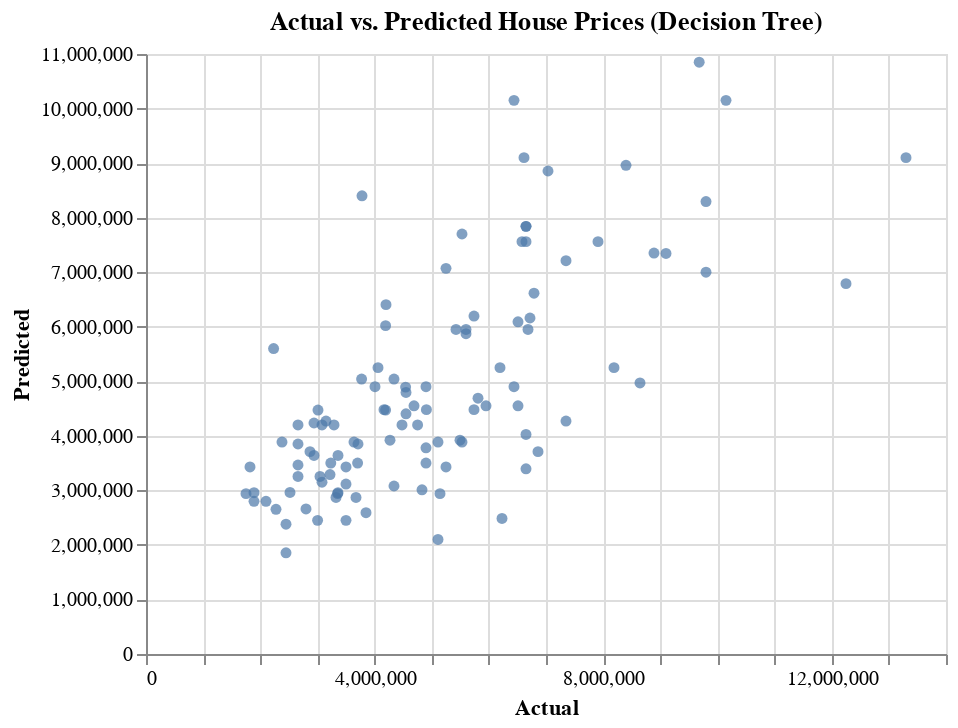

Source (notebook cell):
### Code cell
# Create the scatter plot
chart_dt = alt.Chart(df_dt).mark_circle().encode(
    x='Actual',
    y='Predicted',
    tooltip=['Actual', 'Predicted']
).properties(
    title='Actual vs. Predicted House Prices (Decision Tree)'
).interactive()

chart_dt

### Figure 1 — Vega-Lite specification as saved in the notebook (floating-point values rounded to 4 significant figures)
{"config": {"view": {"continuousWidth": 400, "continuousHeight": 300}}, "data": {"name": "data-5938350f4065be40786c7d064b7f005c"}, "mark": "circle", "encoding": {"tooltip": [{"field": "Actual", "type": "quantitative"}, {"field": "Predicted", "type": "quantitative"}], "x": {"field": "Actual", "type": "quantitative"}, "y": {"field": "Predicted", "type": "quantitative"}}, "selection": {"selector010": {"type": "interval", "bind": "scales", "encodings": ["x", "y"]}}, "title": "Actual vs. Predicted House Prices (Decision Tree)", "$schema": "https://vega.github.io/schema/vega-lite/v4.17.0.json", "datasets": {"data-5938350f4065be40786c7d064b7f005c": [{"Actual": 4060000, "Predicted": 5250000.0, "differences": -1190000.0}, {"Actual": 6650000, "Predicted": 7840000.0, "differences": -1190000.0}, {"Actual": 3710000, "Predicted": 3850000.0, "differences": -140000.0}, {"Actual": 6440000, "Predicted": 4900000.0, "differences": 1540000.0}, {"Actual": 2800000, "Predicted": 2660000.0, "differences": 140000.0}, {"Actual": 4900000, "Predicted": 3500000.0, "differences": 1400000.0}, {"Actual": 5250000, "Predicted": 7070000.0, "differences": -1820000.0}, {"Actual": 4543000, "Predicted": 4893000.0, "differences": -350000.0}, {"Actual": 2450000, "Predicted": 2380000.0, "differences": 70000.0}, {"Actual": 3353000, "Predicted": 2940000.0, "differences": 413000.0}, {"Actual": 10150000, "Predicted": 10150000.0, "differences": 0.0}, {"Actual": 2660000, "Predicted": 3255000.0, "differences": -595000.0}, {"Actual": 3360000, "Predicted": 2958000.0, "differences": 402500.0}, {"Actual": 3360000, "Predicted": 3640000.0, "differences": -280000.0}, {"Actual": 2275000, "Predicted": 2653000.0, "differences": -378000.0}, {"Actual": 2660000, "Predicted": 4200000.0, "differences": -1540000.0}, {"Actual": 2660000, "Predicted": 3850000.0, "differences": -1190000.0}, {"Actual": 7350000, "Predicted": 4270000.0, "differences": 3080000.0}, {"Actual": 2940000, "Predicted": 3640000.0, "differences": -700000.0}, {"Actual": 2870000, "Predicted": 3710000.0, "differences": -840000.0}, {"Actual": 6720000, "Predicted": 6160000.0, "differences": 560000.0}, {"Actual": 5425000, "Predicted": 5950000.0, "differences": -525000.0}, {"Actual": 1890000, "Predicted": 2958000.0, "differences": -1068000.0}, {"Actual": 5250000, "Predicted": 3430000.0, "differences": 1820000.0}, {"Actual": 4193000, "Predicted": 6020000.0, "differences": -1827000.0}, {"Actual": 12250000, "Predicted": 6790000.0, "differences": 5460000.0}, {"Actual": 3080000, "Predicted": 3150000.0, "differences": -70000.0}, {"Actual": 5110000, "Predicted": 3885000.0, "differences": 1225000.0}, {"Actual": 9800000, "Predicted": 7000000.0, "differences": 2800000.0}, {"Actual": 2520000, "Predicted": 2961000.0, "differences": -441000.0}, {"Actual": 6790000, "Predicted": 6615000.0, "differences": 175000.0}, {"Actual": 3500000, "Predicted": 2450000.0, "differences": 1050000.0}, {"Actual": 6650000, "Predicted": 7560000.0, "differences": -910000.0}, {"Actual": 2940000, "Predicted": 4235000.0, "differences": -1295000.0}, {"Actual": 3325000, "Predicted": 2870000.0, "differences": 455000.0}, {"Actual": 4200000, "Predicted": 6405000.0, "differences": -2205000.0}, {"Actual": 4900000, "Predicted": 4900000.0, "differences": 0.0}, {"Actual": 3290000, "Predicted": 4200000.0, "differences": -910000.0}, {"Actual": 3500000, "Predicted": 3115000.0, "differences": 385000.0}, {"Actual": 2380000, "Predicted": 3885000.0, "differences": -1505000.0}, {"Actual": 5495000, "Predicted": 3920000.0, "differences": 1575000.0}, {"Actual": 3675000, "Predicted": 2870000.0, "differences": 805000.0}, {"Actual": 6650000, "Predicted": 7840000.0, "differences": -1190000.0}, {"Actual": 4907000, "Predicted": 4480000.0, "differences": 427000.0}, {"Actual": 3150000, "Predicted": 4270000.0, "differences": -1120000.0}, {"Actual": 4480000, "Predicted": 4200000.0, "differences": 280000.0}, {"Actual": 6580000, "Predicted": 7560000.0, "differences": -980000.0}, {"Actual": 5740000, "Predicted": 4480000.0, "differences": 1260000.0}, {"Actual": 3003000, "Predicted": 2450000.0, "differences": 553000.0}, {"Actual": 1820000, "Predicted": 3430000.0, "differences": -1610000.0}, {"Actual": 8400000, "Predicted": 8960000.0, "differences": -560000.0}, {"Actual": 2450000, "Predicted": 1855000.0, "differences": 595000.0}, {"Actual": 4270000, "Predicted": 3920000.0, "differences": 350000.0}, {"Actual": 4007500, "Predicted": 4900000.0, "differences": -892500.0}, {"Actual": 3234000, "Predicted": 3500000.0, "differences": -266000.0}, {"Actual": 1750000, "Predicted": 2940000.0, "differences": -1190000.0}, {"Actual": 9800000, "Predicted": 8295000.0, "differences": 1505000.0}, {"Actual": 2100000, "Predicted": 2800000.0, "differences": -700000.0}, {"Actual": 4340000, "Predicted": 5040000.0, "differences": -700000.0}, {"Actual": 3045000, "Predicted": 3255000.0, "differences": -210000.0}, {"Actual": 3850000, "Predicted": 2590000.0, "differences": 1260000.0}, {"Actual": 3500000, "Predicted": 3430000.0, "differences": 70000.0}, {"Actual": 4753000, "Predicted": 4200000.0, "differences": 553000.0}, {"Actual": 3080000, "Predicted": 4200000.0, "differences": -1120000.0}, {"Actual": 4550000, "Predicted": 4403000.0, "differences": 147000.0}, {"Actual": 6510000, "Predicted": 4550000.0, "differences": 1960000.0}, {"Actual": 6685000, "Predicted": 5950000.0, "differences": 735000.0}, {"Actual": 5110000, "Predicted": 2100000.0, "differences": 3010000.0}, {"Actual": 4550000, "Predicted": 4795000.0, "differences": -245000.0}, {"Actual": 6650000, "Predicted": 3395000.0, "differences": 3255000.0}, {"Actual": 3640000, "Predicted": 3885000.0, "differences": -245000.0}, {"Actual": 5600000, "Predicted": 5873000.0, "differences": -273000.0}, {"Actual": 3780000, "Predicted": 8400000.0, "differences": -4620000.0}, {"Actual": 6615000, "Predicted": 9100000.0, "differences": -2485000.0}, {"Actual": 3220000, "Predicted": 3290000.0, "differences": -70000.0}, {"Actual": 6650000, "Predicted": 4025000.0, "differences": 2625000.0}, {"Actual": 4690000, "Predicted": 4550000.0, "differences": 140000.0}, {"Actual": 4830000, "Predicted": 3010000.0, "differences": 1820000.0}, {"Actual": 6860000, "Predicted": 3710000.0, "differences": 3150000.0}, {"Actual": 2233000, "Predicted": 5600000.0, "differences": -3367000.0}, {"Actual": 7035000, "Predicted": 8855000.0, "differences": -1820000.0}, {"Actual": 4165000, "Predicted": 4480000.0, "differences": -315000.0}, {"Actual": 6195000, "Predicted": 5250000.0, "differences": 945000.0}, {"Actual": 6510000, "Predicted": 6090000.0, "differences": 420000.0}, {"Actual": 1890000, "Predicted": 2800000.0, "differences": -910000.0}, {"Actual": 8190000, "Predicted": 5250000.0, "differences": 2940000.0}, {"Actual": 2660000, "Predicted": 3465000.0, "differences": -805000.0}, {"Actual": 4193000, "Predicted": 4473000.0, "differences": -280000.0}, {"Actual": 13300000, "Predicted": 9100000.0, "differences": 4200000.0}, {"Actual": 9681000, "Predicted": 10850000.0, "differences": -1169000.0}, {"Actual": 4340000, "Predicted": 3080000.0, "differences": 1260000.0}, {"Actual": 8645000, "Predicted": 4970000.0, "differences": 3675000.0}, {"Actual": 3703000, "Predicted": 3500000.0, "differences": 203000.0}, {"Actual": 5145000, "Predicted": 2940000.0, "differences": 2205000.0}, {"Actual": 6440000, "Predicted": 10150000.0, "differences": -3710000.0}, {"Actual": 5950000, "Predicted": 4550000.0, "differences": 1400000.0}, {"Actual": 5810000, "Predicted": 4690000.0, "differences": 1120000.0}, {"Actual": 5740000, "Predicted": 6195000.0, "differences": -455000.0}, {"Actual": 6230000, "Predicted": 2485000.0, "differences": 3745000.0}, {"Actual": 5600000, "Predicted": 5950000.0, "differences": -350000.0}, {"Actual": 3010000, "Predicted": 4473000.0, "differences": -1463000.0}, {"Actual": 8890000, "Predicted": 7350000.0, "differences": 1540000.0}, {"Actual": 4900000, "Predicted": 3780000.0, "differences": 1120000.0}, {"Actual": 5530000, "Predicted": 3885000.0, "differences": 1645000.0}, {"Actual": 9100000, "Predicted": 7343000.0, "differences": 1757000.0}, {"Actual": 3773000, "Predicted": 5040000.0, "differences": -1267000.0}, {"Actual": 7910000, "Predicted": 7560000.0, "differences": 350000.0}, {"Actual": 7350000, "Predicted": 7210000.0, "differences": 140000.0}, {"Actual": 5530000, "Predicted": 7700000.0, "differences": -2170000.0}]}}
